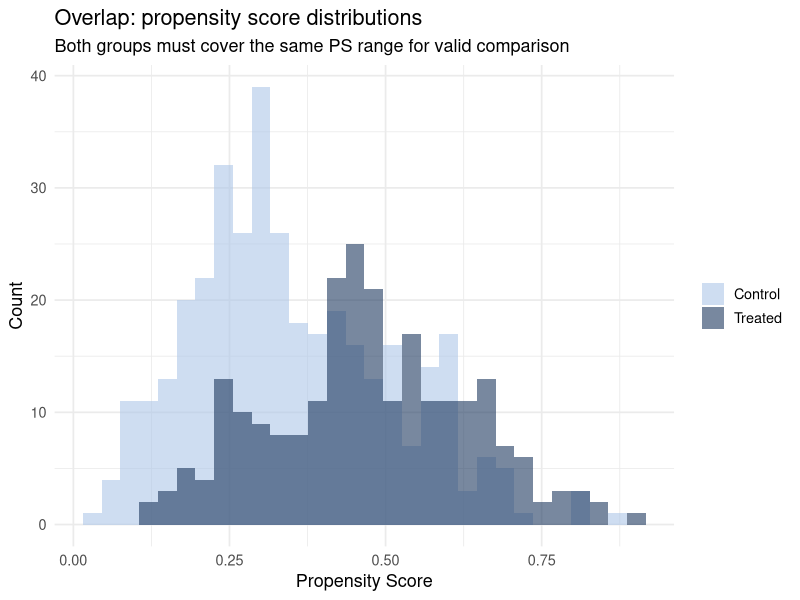
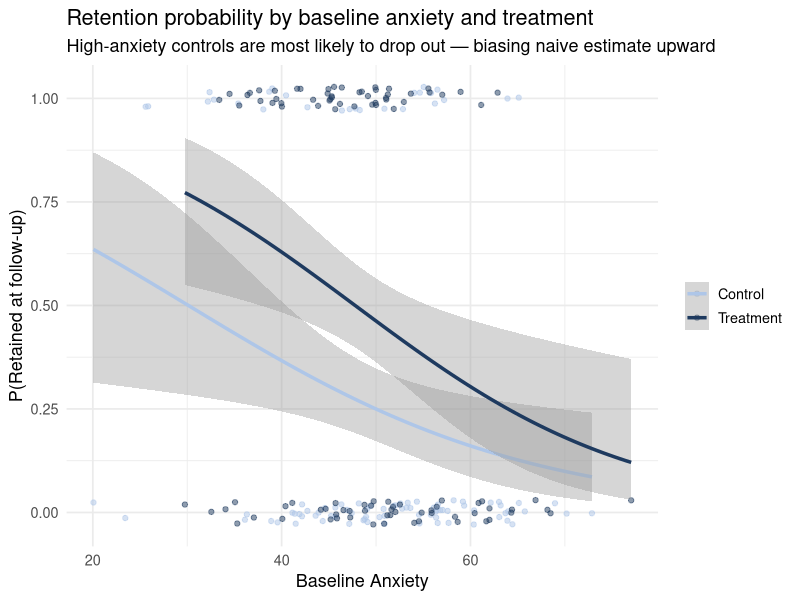

Recreate these plots in R, in order.
## ---- chunk 1
library(tidyverse)
library(MatchIt)
library(broom)
library(lme4)
library(ggplot2)
library(patchwork)
set.seed(42)
## ---- chunk 2
n <- 600
age          <- rnorm(n, 40, 10)
health_aware <- rnorm(n, 50, 12)
job_stress   <- rnorm(n, 45, 8)

# Treatment probability driven by confounders
p_treat   <- plogis(-4 + 0.05 * age + 0.06 * health_aware - 0.03 * job_stress)
treatment <- rbinom(n, 1, p_treat)

# True ATE = 5
health_score <- 40 + 0.3 * age + 0.4 * health_aware - 0.2 * job_stress +
                5 * treatment + rnorm(n, 0, 6)

df_ps <- tibble(age, health_aware, job_stress, treatment, health_score)

m_naive <- lm(health_score ~ treatment, data = df_ps)
cat("Naive estimate:", round(coef(m_naive)["treatment"], 2),
    "  |  True effect = 5\n")
## ---- chunk 3
ps_model <- glm(treatment ~ age + health_aware + job_stress,
                family = binomial, data = df_ps)
df_ps <- df_ps |> mutate(ps = fitted(ps_model))

ggplot(df_ps, aes(x = ps, fill = factor(treatment))) +
  geom_histogram(alpha = 0.6, bins = 30, position = "identity") +
  scale_fill_manual(values = c("#aec6e8", "#1e3a5f"),
                    labels = c("Control", "Treated")) +
  labs(
    title = "Overlap: propensity score distributions",
    subtitle = "Both groups must cover the same PS range for valid comparison",
    x = "Propensity Score", y = "Count", fill = NULL
  ) +
  theme_minimal(base_size = 13)
## ---- chunk 4
m_out <- matchit(treatment ~ age + health_aware + job_stress,
                 data = df_ps, method = "nearest", ratio = 1)

summary(m_out)$sum.matched |>
  knitr::kable(digits = 3,
    caption = "Balance after nearest-neighbor matching (std. diff. should be < 0.10)")
## ---- chunk 5
matched_data <- match.data(m_out)

m_psm <- lm(health_score ~ treatment + age + health_aware + job_stress,
            data = matched_data, weights = weights)

tidy(m_psm) |> filter(term == "treatment") |>
  knitr::kable(digits = 3,
    caption = "PSM estimate of ATT (true effect = 5)")
## ---- chunk 6
df_ps <- df_ps |>
  mutate(
    ipw = ifelse(treatment == 1,
                 1 / fitted(ps_model),
                 1 / (1 - fitted(ps_model)))
  )

m_ipw <- lm(health_score ~ treatment + age + health_aware + job_stress,
            data = df_ps, weights = ipw)

tidy(m_ipw) |> filter(term == "treatment") |>
  knitr::kable(digits = 3,
    caption = "IPW estimate (true effect = 5)")
## ---- chunk 7
# Doubly robust: IPW weights + regression adjustment on covariates
m_dr <- lm(health_score ~ treatment + age + health_aware + job_stress,
           data = df_ps, weights = ipw)

tidy(m_dr) |> filter(term == "treatment") |>
  knitr::kable(digits = 3,
    caption = "Doubly robust estimate (true effect = 5)")
## ---- chunk 8
# Side-by-side comparison of all four approaches
bind_rows(
  tidy(m_naive) |> filter(term == "treatment") |> mutate(method = "Naive OLS"),
  tidy(m_psm)   |> filter(term == "treatment") |> mutate(method = "PSM (ATT)"),
  tidy(m_ipw)   |> filter(term == "treatment") |> mutate(method = "IPW (ATE)"),
  tidy(m_dr)    |> filter(term == "treatment") |> mutate(method = "Doubly Robust")
) |>
  select(method, estimate, std.error, p.value) |>
  knitr::kable(digits = 3,
    caption = "Comparison: naive OLS vs. PSM vs. IPW vs. doubly robust (true = 5)")
## ---- chunk 9
n_att <- 200
set.seed(42)

treatment_att   <- rep(c(0, 1), each = 100)
baseline_anxiety <- rnorm(n_att, 50, 10)

# High anxiety + being in control group → higher dropout
p_remain <- plogis(2.5 - 0.07 * baseline_anxiety + 0.8 * treatment_att)
remained  <- rbinom(n_att, 1, p_remain)

# True treatment effect = -5
outcome <- 40 - 5 * treatment_att + 0.3 * baseline_anxiety + rnorm(n_att, 0, 6)

df_att <- tibble(treatment = treatment_att, baseline_anxiety, remained, outcome)

cat("Overall retention rate:", round(mean(df_att$remained) * 100, 1), "%\n")
cat("Control retention:     ", round(mean(df_att$remained[df_att$treatment == 0]) * 100, 1), "%\n")
cat("Treatment retention:   ", round(mean(df_att$remained[df_att$treatment == 1]) * 100, 1), "%\n")
## ---- chunk 10
# Attrition propensity model
ps_att    <- glm(remained ~ baseline_anxiety + treatment,
                 family = binomial, data = df_att)
df_att$ipw_att <- 1 / fitted(ps_att)

# Complete the analysis on retained participants
df_complete <- df_att |> filter(remained == 1)

m_naive_att <- lm(outcome ~ treatment, data = df_complete)
m_ipw_att   <- lm(outcome ~ treatment, data = df_complete,
                  weights = df_att$ipw_att[df_att$remained == 1])

bind_rows(
  tidy(m_naive_att) |> filter(term == "treatment") |> mutate(method = "Naive (completers only)"),
  tidy(m_ipw_att)   |> filter(term == "treatment") |> mutate(method = "IPW-corrected")
) |>
  select(method, estimate, std.error, p.value) |>
  mutate(true_effect = -5) |>
  knitr::kable(digits = 3,
    caption = "Attrition bias: naive vs. IPW-weighted (true effect = -5). IPW is consistent under MAR — on average across samples it reduces bias; individual draws may not show monotone improvement.")
## ---- chunk 11
# Visualize: who drops out by treatment group and anxiety level
p_dropout <- ggplot(df_att, aes(x = baseline_anxiety,
                                 y = remained,
                                 color = factor(treatment))) +
  geom_jitter(height = 0.03, alpha = 0.5, size = 1.5) +
  geom_smooth(method = "glm",
              method.args = list(family = binomial),
              se = TRUE, linewidth = 1.2) +
  scale_color_manual(values = c("#aec6e8", "#1e3a5f"),
                     labels = c("Control", "Treatment")) +
  labs(
    title = "Retention probability by baseline anxiety and treatment",
    subtitle = "High-anxiety controls are most likely to drop out — biasing naive estimate upward",
    x = "Baseline Anxiety", y = "P(Retained at follow-up)", color = NULL
  ) +
  theme_minimal(base_size = 13)

p_dropout
